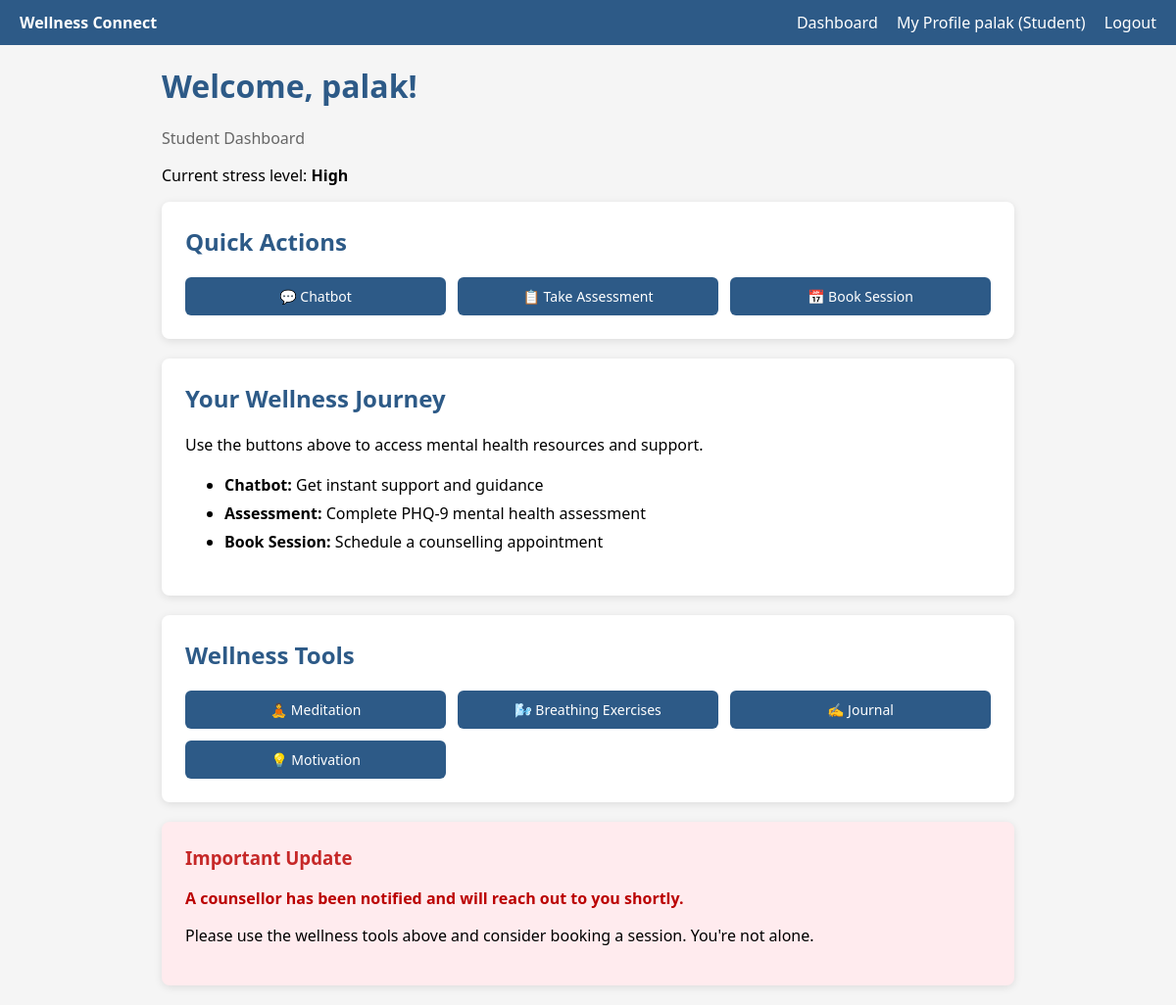
The app's page /student/ (signed in) with its own data.
### accounts/models.py (models this page shows, shortened)
class User(AbstractBaseUser, PermissionsMixin):
    email = models.EmailField(unique=True)
    name = models.CharField(max_length=255)
    role = models.CharField(max_length=20, choices=ROLES)
    anonymous_flag = models.BooleanField(default=False)
    date_joined = models.DateTimeField(auto_now_add=True)
    risk_score = models.IntegerField(default=0)
    current_stress_level = models.CharField(max_length=10, default='Low')
    is_flagged_high = models.BooleanField(default=False)
    is_active = models.BooleanField(default=True)
    is_staff = models.BooleanField(default=False)
    objects = UserManager()
    USERNAME_FIELD = 'email'
    REQUIRED_FIELDS = ['name', 'role']

### student/views.py (the view)
# urls.py: path('', views.student_dashboard, name='student_dashboard'),
@login_required
def student_dashboard(request):
    if getattr(request.user, 'role', None) != 'Student':
        messages.warning(request, 'Access denied.')
        return redirect('accounts:login')
    stress = getattr(request.user, 'current_stress_level', 'Low') or 'Low'
    context = {
        'user': request.user,
        'stress': stress,
    }
    return render(request, 'student/student_dashboard.html', context)

### student/templates/student/student_dashboard.html (shortened to what this page needs)
{% extends 'base.html' %}
{% block content %}
<h1>Welcome, {{ user.name }}!</h1>
<p style="color: #666; margin-bottom: 8px;">Student Dashboard</p>
<p>Current stress level: <strong>{{ stress }}</strong></p>
<div class="card">
    <h2 style="margin-top: 0; color: #2d5a87;">Quick Actions</h2>
    <div style="display: flex; gap: 12px; flex-wrap: wrap;">
        <a href="{% url 'student:chatbot' %}"
            class="btn"
            style="flex: 1; min-width: 150px; text-align: center;">
            💬 Chatbot
        </a>
        <a href="{% url 'student:assessment' %}"
           class="btn"
           style="flex: 1; min-width: 150px; text-align: center;">
            📋 Take Assessment
        </a>
        <a href="{% url 'student:book_session' %}"
           class="btn"
           style="flex: 1; min-width: 150px; text-align: center;">
            📅 Book Session
        </a>
    </div>
</div>
<div class="card">
    <h2 style="margin-top: 0; color: #2d5a87;">Your Wellness Journey</h2>
    <p>Use the buttons above to access mental health resources and support.</p>
    <ul style="line-height: 1.8;">
        <li><strong>Chatbot:</strong> Get instant support and guidance</li>
        <li><strong>Assessment:</strong> Complete PHQ-9 mental health assessment</li>
        <li><strong>Book Session:</strong> Schedule a counselling appointment</li>
    </ul>
</div>
<div class="card">
    <h2 style="margin-top: 0; color: #2d5a87;">Wellness Tools</h2>
    <div style="display: grid; grid-template-columns: repeat(auto-fit, minmax(200px, 1fr)); gap: 12px;">
        <a href="{% url 'student:meditation_list' %}" class="btn" style="text-align: center;">
            🧘 Meditation
        </a>
        <a href="{% url 'student:breathing_list' %}" class="btn" style="text-align: center;">
            🌬️ Breathing Exercises
        </a>
        <a href="{% url 'student:journal_list' %}" class="btn" style="text-align: center;">
            ✍️ Journal
        </a>
        <a href="{% url 'student:motivation_list' %}" class="btn" style="text-align: center;">
            💡 Motivation
        </a>
    </div>
</div>
{% if stress == 'Low' %}
<div class="card" style="background-color: #e8f5e9;">
    <h3 style="margin-top: 0; color: #2e7d32;">You're doing great!</h3>
    <p>Keep up the good work with meditation and journaling to maintain your wellbeing.</p>
</div>
{% elif stress == 'Medium' %}
<div class="card" style="background-color: #fff3e0;">
    <h3 style="margin-top: 0; color: #e65100;">Take a moment for yourself</h3>
    <p>Try breathing exercises and consider booking a counselling session for additional support.</p>
</div>
{% elif stress == 'High' %}
<div class="card" style="background-color: #ffebee;">
    <h3 style="margin-top: 0; color: #c62828;">Important Update</h3>
    <p style="color: #b00;"><strong>A counsellor has been notified and will reach out to you shortly.</strong></p>
    <p>Please use the wellness tools above and consider booking a session. You're not alone.</p>
</div>
{% endif %}
{% endblock %}

### templates/base.html (shortened to what this page needs)
<!DOCTYPE html>
<html lang="en">
<head>
</head>
<body>
    <nav class="navbar">
        <span><strong>Wellness Connect</strong></span>
        <div>
            {% if user.is_authenticated %}
                <a href="{% url 'accounts:role_redirect' %}">Dashboard</a>
                <a href="{% url 'accounts:profile' %}">My Profile</a>
                <span>{{ user.name }} ({{ user.role }})</span>
                <a href="{% url 'accounts:logout' %}">Logout</a>
            {% else %}
                <a href="{% url 'accounts:login' %}">Login</a>
                <a href="{% url 'accounts:register' %}">Register</a>
            {% endif %}
        </div>
    </nav>
    <div class="container">
        {% block content %}{% endblock %}
    </div>
</body>
</html>

### templates/base.html (style rules this page uses)
* { box-sizing: border-box; }
body { font-family: Segoe UI, sans-serif; margin: 0; padding: 0; background: #f5f5f5; }
.navbar { background: #2d5a87; color: white; padding: 12px 20px; display: flex; justify-content: space-between; align-items: center; }
.navbar a { color: white; text-decoration: none; margin-left: 15px; }
.container { max-width: 900px; margin: 20px auto; padding: 0 15px; }
.card { background: white; border-radius: 8px; box-shadow: 0 2px 8px rgba(0,0,0,0.1); padding: 24px; margin-bottom: 20px; }
.btn { display: inline-block; padding: 10px 18px; background: #2d5a87; color: white; border: none; border-radius: 6px; cursor: pointer; text-decoration: none; font-size: 14px; }
h1 { color: #2d5a87; margin-top: 0; }

### records on screen
User: name "palak", role "Student", current_stress_level "High"
